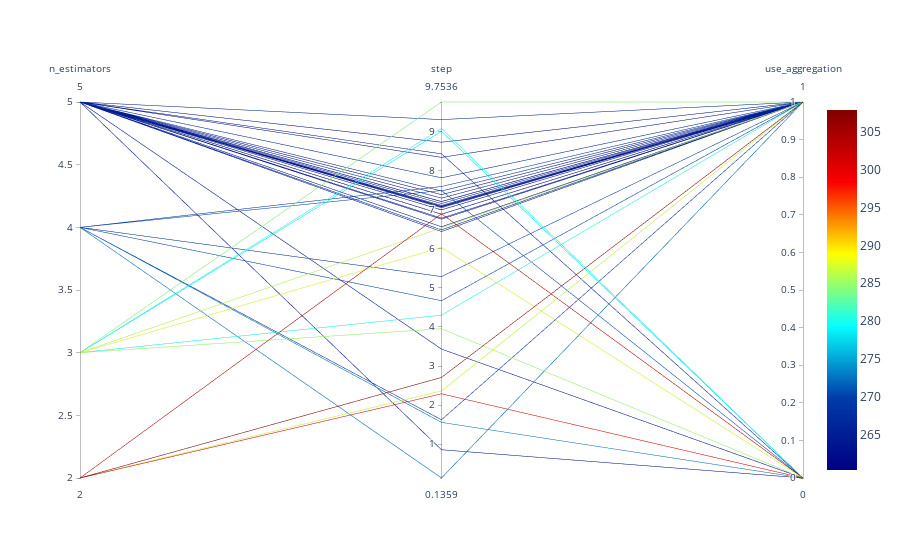

The notebook cell this image was saved under:
### Markdown cell above
## Parallel Coordinates Plots

### Code cell
spot_tuner.parallel_plot()

### Figure 1 — Plotly figure (JSON) as saved in the notebook; plotly's stock layout.template omitted (floating-point values rounded to 4 significant figures)
{"data": [{"dimensions": [{"label": "n_estimators", "range": [2, 5], "values": [4, 5, 2, 3, 3, 4, 4, 3, 3, 4, 3, 2, 4, 4, 4, 3, 5, 3, 2, 5, 5, 5, 5, 5, 5, 5, 5, 5, 5, 5, 5, 5, 5, 5, 5, 2, 5, 5, 5, 5, 5, 5, 5, 5, 5]}, {"label": "step", "range": [0.1359, 9.754], "values": [1.558, 8.428, 6.893, 4.301, 3.954, 0.1359, 5.289, 9.754, 6.033, 1.625, 9.077, 2.708, 7.592, 7.49, 4.671, 9.003, 0.8582, 6.533, 2.363, 3.433, 8.337, 8.726, 9.303, 7.814, 7.157, 7.05, 7.207, 7.295, 7.209, 7.384, 7.476, 7.086, 7.086, 7.072, 7.109, 2.29, 6.481, 6.561, 6.439, 6.756, 6.995, 7.071, 6.884, 6.884, 6.782]}, {"label": "use_aggregation", "range": [0, 1], "values": [0, 0, 0, 1, 0, 1, 1, 1, 0, 1, 0, 1, 1, 0, 1, 0, 0, 1, 1, 0, 1, 1, 1, 1, 1, 1, 1, 1, 1, 1, 1, 1, 1, 1, 1, 0, 1, 1, 1, 1, 1, 1, 1, 1, 1]}], "line": {"cmax": 307.9, "cmin": 260.3, "color": [272.7, 263.9, 303.7, 280.0, 285.0, 272.3, 268.2, 284.4, 287.8, 267.6, 279.7, 307.9, 268.8, 270.5, 270.2, 279.0, 264.0, 286.4, 287.0, 264.7, 263.6, 263.0, 266.3, 267.3, 266.3, 261.0, 263.1, 265.4, 260.9, 262.9, 266.8, 266.3, 264.0, 261.9, 262.4, 299.6, 265.6, 264.6, 264.9, 262.3, 263.2, 264.2, 260.3, 264.1, 263.2], "colorscale": [[0, "rgb(0,0,131)"], [0.2, "rgb(0,60,170)"], [0.4, "rgb(5,255,255)"], [0.6, "rgb(255,255,0)"], [0.8, "rgb(250,0,0)"], [1, "rgb(128,0,0)"]], "showscale": true}, "type": "parcoords"}], "layout": {}}
